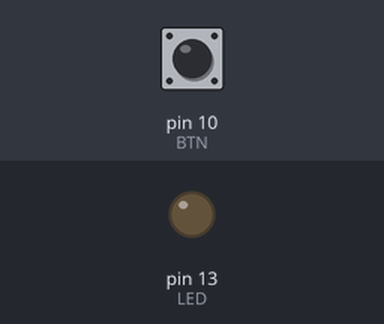
Recording of a sketch running on a simulated Arduino Uno, built with avr-gcc and run on an emulated ATmega328P. Parts: output pins drawn as LEDs (lit = HIGH). Dashed ring = blinking. The test bench sets the inputs (shaded band); at power-on: pin 10 (BTN) HIGH. EEPROM starts erased.

Above: at 1.2 s.
1.3 s: pin 10 (BTN) pulled LOW for 1 s
At 1.45 s:
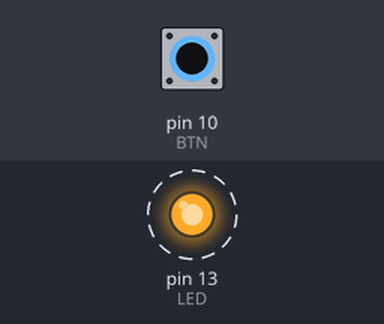
3.8 s: pin 10 (BTN) pulled LOW for 0.15 s
At 4.7 s:
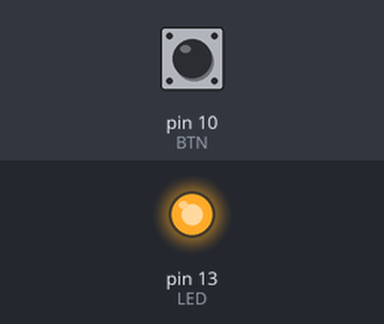
5.4 s: pin 10 (BTN) pulled LOW for 3.2 s
At 9.4 s:
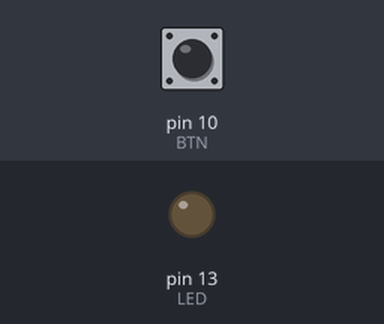
Timing chart, 0 to 10.9 s (numbered marks = the images above; inputs shaded):
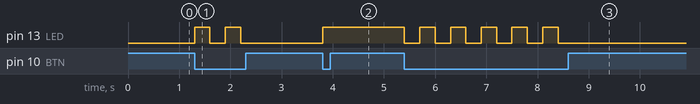

The sketch:

eeprom_led_state.ino
```cpp
// Arduino sketch that toggles an LED with a pushbutton and saves/restores the LED state in EEPROM using EEPROM.update so the state survives power loss.
//
// Full tutorial: https://shillehtek.com/blogs/news/arduino-eeprom-save-settings-that-survive-power-loss
// Parts used: https://shillehtek.com/products/arduino-uno-r3-starter-kit
//             https://shillehtek.com/products/200pcs-6mm-light-touch-button-switch-kit-plastic-box-4-3-5-6-7-8-9-10-12-14-16mm
//             https://shillehtek.com/products/820pcs-1-4w-1-41-kinds-each-value-20pcs-metal-film-resistors-kit-plastic-box
// More examples: https://github.com/shillehbean/shillehtek-examples
//

#include <EEPROM.h>
const int BTN = 10, LED = 13, ADDR = 0;
bool state;

void setup() {
  pinMode(BTN, INPUT_PULLUP); pinMode(LED, OUTPUT);
  state = EEPROM.read(ADDR) == 1;     // restore last state (blank EEPROM reads 255 = off)
  digitalWrite(LED, state);
}

void loop() {
  if (digitalRead(BTN) == LOW) {
    state = !state;
    digitalWrite(LED, state);
    EEPROM.update(ADDR, state ? 1 : 0);   // save only if it changed
    delay(300);                           // crude debounce
  }
}
```

Measured:
- after the input at 1.3 s, pin 13 (LED): alternates HIGH for 0.30 s and LOW for 0.30 s, 4 changes in all, then stays LOW, starting at once
- after the input at 3.8 s, pin 13 (LED): LOW → HIGH at once
- after the input at 5.4 s, pin 13 (LED): alternates HIGH for 0.30 s and LOW for 0.30 s, 11 changes in all, then stays LOW, starting at once
